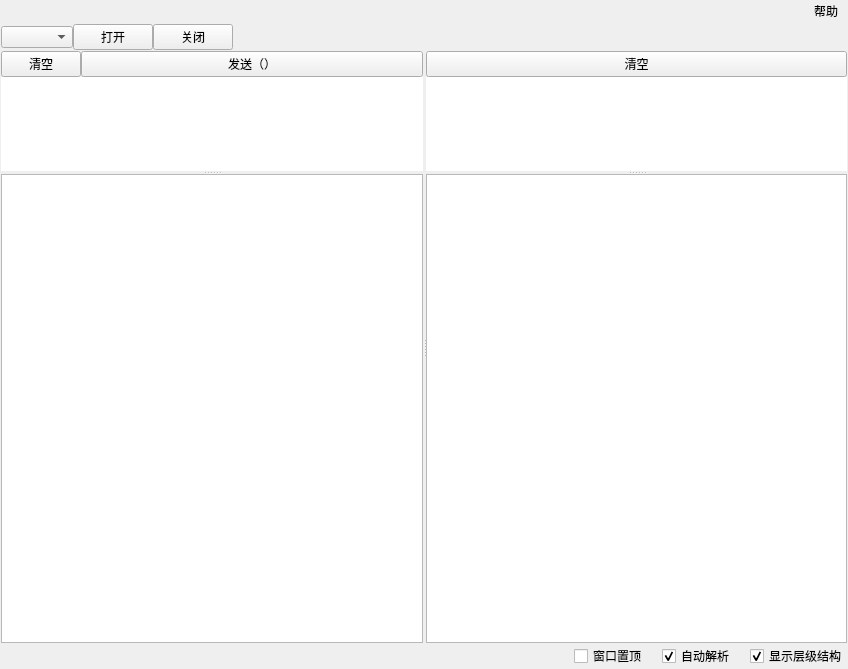
<?xml version="1.0" encoding="UTF-8"?>
<ui version="4.0">
 <author>Kay</author>
 <class>SerialWindow</class>
 <widget class="QMainWindow" name="SerialWindow">
  <property name="windowModality">
   <enum>Qt::NonModal</enum>
  </property>
  <property name="geometry">
   <rect>
    <x>0</x>
    <y>0</y>
    <width>848</width>
    <height>669</height>
   </rect>
  </property>
  <property name="windowTitle">
   <string>698解析工具_V2.2(2016.12.00)</string>
  </property>
  <property name="windowIcon">
   <iconset resource="icon.qrc">
    <normaloff>:/698/698.ico</normaloff>
    <normalon>:/698/698.ico</normalon>
    <disabledoff>:/698/698.ico</disabledoff>
    <disabledon>:/698/698.ico</disabledon>
    <activeoff>:/698/698.ico</activeoff>
    <activeon>:/698/698.ico</activeon>
    <selectedoff>:/698/698.ico</selectedoff>
    <selectedon>:/698/698.ico</selectedon>:/698/698.ico</iconset>
  </property>
  <property name="toolButtonStyle">
   <enum>Qt::ToolButtonIconOnly</enum>
  </property>
  <property name="animated">
   <bool>true</bool>
  </property>
  <property name="tabShape">
   <enum>QTabWidget::Rounded</enum>
  </property>
  <property name="dockNestingEnabled">
   <bool>false</bool>
  </property>
  <widget class="QWidget" name="centralwidget">
   <layout class="QGridLayout" name="gridLayout" rowstretch="0" columnstretch="0">
    <property name="margin">
     <number>1</number>
    </property>
    <property name="spacing">
     <number>1</number>
    </property>
    <item row="0" column="0">
     <layout class="QVBoxLayout" name="verticalLayout_4">
      <item>
       <layout class="QHBoxLayout" name="horizontalLayout">
        <property name="spacing">
         <number>0</number>
        </property>
        <property name="sizeConstraint">
         <enum>QLayout::SetNoConstraint</enum>
        </property>
        <item>
         <widget class="QComboBox" name="com_list">
          <property name="sizePolicy">
           <sizepolicy hsizetype="Fixed" vsizetype="Fixed">
            <horstretch>0</horstretch>
            <verstretch>0</verstretch>
           </sizepolicy>
          </property>
         </widget>
        </item>
        <item>
         <widget class="QPushButton" name="open_button">
          <property name="text">
           <string>打开</string>
          </property>
         </widget>
        </item>
        <item>
         <widget class="QPushButton" name="close_button">
          <property name="text">
           <string>关闭</string>
          </property>
         </widget>
        </item>
        <item>
         <spacer name="horizontalSpacer_3">
          <property name="orientation">
           <enum>Qt::Horizontal</enum>
          </property>
          <property name="sizeType">
           <enum>QSizePolicy::Expanding</enum>
          </property>
          <property name="sizeHint" stdset="0">
           <size>
            <width>50</width>
            <height>20</height>
           </size>
          </property>
         </spacer>
        </item>
       </layout>
      </item>
      <item>
       <widget class="QSplitter" name="splitter_3">
        <property name="orientation">
         <enum>Qt::Horizontal</enum>
        </property>
        <property name="handleWidth">
         <number>3</number>
        </property>
        <widget class="QWidget" name="layoutWidget">
         <layout class="QVBoxLayout" name="verticalLayout">
          <property name="spacing">
           <number>0</number>
          </property>
          <property name="sizeConstraint">
           <enum>QLayout::SetNoConstraint</enum>
          </property>
          <item>
           <layout class="QHBoxLayout" name="horizontalLayout_3">
            <property name="spacing">
             <number>0</number>
            </property>
            <property name="sizeConstraint">
             <enum>QLayout::SetNoConstraint</enum>
            </property>
            <item>
             <widget class="QPushButton" name="send_clear_button">
              <property name="sizePolicy">
               <sizepolicy hsizetype="Fixed" vsizetype="Fixed">
                <horstretch>0</horstretch>
                <verstretch>0</verstretch>
               </sizepolicy>
              </property>
              <property name="text">
               <string>清空</string>
              </property>
             </widget>
            </item>
            <item>
             <widget class="QPushButton" name="send_button">
              <property name="text">
               <string>发送（）</string>
              </property>
             </widget>
            </item>
           </layout>
          </item>
          <item>
           <widget class="QSplitter" name="splitter">
            <property name="orientation">
             <enum>Qt::Vertical</enum>
            </property>
            <property name="handleWidth">
             <number>3</number>
            </property>
            <widget class="QTextEdit" name="send_input_box">
             <property name="sizePolicy">
              <sizepolicy hsizetype="Expanding" vsizetype="Expanding">
               <horstretch>0</horstretch>
               <verstretch>1</verstretch>
              </sizepolicy>
             </property>
             <property name="acceptDrops">
              <bool>false</bool>
             </property>
             <property name="toolTip">
              <string/>
             </property>
             <property name="statusTip">
              <string/>
             </property>
             <property name="whatsThis">
              <string/>
             </property>
             <property name="accessibleName">
              <string/>
             </property>
             <property name="accessibleDescription">
              <string/>
             </property>
             <property name="autoFillBackground">
              <bool>false</bool>
             </property>
             <property name="styleSheet">
              <string notr="true"/>
             </property>
             <property name="frameShape">
              <enum>QFrame::NoFrame</enum>
             </property>
             <property name="frameShadow">
              <enum>QFrame::Sunken</enum>
             </property>
             <property name="midLineWidth">
              <number>1</number>
             </property>
             <property name="verticalScrollBarPolicy">
              <enum>Qt::ScrollBarAsNeeded</enum>
             </property>
             <property name="documentTitle">
              <string/>
             </property>
             <property name="lineWrapMode">
              <enum>QTextEdit::WidgetWidth</enum>
             </property>
             <property name="html">
              <string>&lt;!DOCTYPE HTML PUBLIC &quot;-//W3C//DTD HTML 4.0//EN&quot; &quot;http://www.w3.org/TR/REC-html40/strict.dtd&quot;&gt;
&lt;html&gt;&lt;head&gt;&lt;meta name=&quot;qrichtext&quot; content=&quot;1&quot; /&gt;&lt;style type=&quot;text/css&quot;&gt;
p, li { white-space: pre-wrap; }
&lt;/style&gt;&lt;/head&gt;&lt;body style=&quot; font-family:'SimSun'; font-size:9pt; font-weight:400; font-style:normal;&quot;&gt;
&lt;p style=&quot; margin-top:12px; margin-bottom:12px; margin-left:0px; margin-right:0px; -qt-block-indent:0; text-indent:0px;&quot;&gt;&lt;br /&gt;&lt;/p&gt;&lt;/body&gt;&lt;/html&gt;</string>
             </property>
             <property name="overwriteMode">
              <bool>false</bool>
             </property>
             <property name="acceptRichText">
              <bool>true</bool>
             </property>
             <property name="textInteractionFlags">
              <set>Qt::TextEditorInteraction</set>
             </property>
            </widget>
            <widget class="QTextEdit" name="send_output_box">
             <property name="enabled">
              <bool>true</bool>
             </property>
             <property name="sizePolicy">
              <sizepolicy hsizetype="Expanding" vsizetype="Expanding">
               <horstretch>0</horstretch>
               <verstretch>5</verstretch>
              </sizepolicy>
             </property>
             <property name="cursor" stdset="0">
              <cursorShape>ArrowCursor</cursorShape>
             </property>
             <property name="acceptDrops">
              <bool>false</bool>
             </property>
             <property name="layoutDirection">
              <enum>Qt::LeftToRight</enum>
             </property>
             <property name="autoFillBackground">
              <bool>false</bool>
             </property>
             <property name="html">
              <string>&lt;!DOCTYPE HTML PUBLIC &quot;-//W3C//DTD HTML 4.0//EN&quot; &quot;http://www.w3.org/TR/REC-html40/strict.dtd&quot;&gt;
&lt;html&gt;&lt;head&gt;&lt;meta name=&quot;qrichtext&quot; content=&quot;1&quot; /&gt;&lt;style type=&quot;text/css&quot;&gt;
p, li { white-space: pre-wrap; }
&lt;/style&gt;&lt;/head&gt;&lt;body style=&quot; font-family:'SimSun'; font-size:9pt; font-weight:400; font-style:normal;&quot;&gt;
&lt;p style=&quot;-qt-paragraph-type:empty; margin-top:12px; margin-bottom:12px; margin-left:0px; margin-right:0px; -qt-block-indent:0; text-indent:0px;&quot;&gt;&lt;br /&gt;&lt;/p&gt;&lt;/body&gt;&lt;/html&gt;</string>
             </property>
            </widget>
           </widget>
          </item>
         </layout>
        </widget>
        <widget class="QWidget" name="layoutWidget">
         <layout class="QVBoxLayout" name="verticalLayout_3">
          <property name="spacing">
           <number>0</number>
          </property>
          <property name="sizeConstraint">
           <enum>QLayout::SetNoConstraint</enum>
          </property>
          <item>
           <layout class="QHBoxLayout" name="horizontalLayout_5">
            <property name="spacing">
             <number>0</number>
            </property>
            <property name="sizeConstraint">
             <enum>QLayout::SetNoConstraint</enum>
            </property>
            <item>
             <widget class="QPushButton" name="receive_clear_button">
              <property name="sizePolicy">
               <sizepolicy hsizetype="Expanding" vsizetype="Fixed">
                <horstretch>0</horstretch>
                <verstretch>0</verstretch>
               </sizepolicy>
              </property>
              <property name="text">
               <string>清空</string>
              </property>
             </widget>
            </item>
           </layout>
          </item>
          <item>
           <widget class="QSplitter" name="splitter_2">
            <property name="orientation">
             <enum>Qt::Vertical</enum>
            </property>
            <property name="handleWidth">
             <number>3</number>
            </property>
            <widget class="QTextEdit" name="receive_input_box">
             <property name="sizePolicy">
              <sizepolicy hsizetype="Expanding" vsizetype="Expanding">
               <horstretch>0</horstretch>
               <verstretch>1</verstretch>
              </sizepolicy>
             </property>
             <property name="acceptDrops">
              <bool>false</bool>
             </property>
             <property name="toolTip">
              <string/>
             </property>
             <property name="statusTip">
              <string/>
             </property>
             <property name="whatsThis">
              <string/>
             </property>
             <property name="accessibleName">
              <string/>
             </property>
             <property name="accessibleDescription">
              <string/>
             </property>
             <property name="autoFillBackground">
              <bool>false</bool>
             </property>
             <property name="styleSheet">
              <string notr="true"/>
             </property>
             <property name="frameShape">
              <enum>QFrame::NoFrame</enum>
             </property>
             <property name="frameShadow">
              <enum>QFrame::Sunken</enum>
             </property>
             <property name="midLineWidth">
              <number>1</number>
             </property>
             <property name="verticalScrollBarPolicy">
              <enum>Qt::ScrollBarAsNeeded</enum>
             </property>
             <property name="documentTitle">
              <string/>
             </property>
             <property name="lineWrapMode">
              <enum>QTextEdit::WidgetWidth</enum>
             </property>
             <property name="html">
              <string>&lt;!DOCTYPE HTML PUBLIC &quot;-//W3C//DTD HTML 4.0//EN&quot; &quot;http://www.w3.org/TR/REC-html40/strict.dtd&quot;&gt;
&lt;html&gt;&lt;head&gt;&lt;meta name=&quot;qrichtext&quot; content=&quot;1&quot; /&gt;&lt;style type=&quot;text/css&quot;&gt;
p, li { white-space: pre-wrap; }
&lt;/style&gt;&lt;/head&gt;&lt;body style=&quot; font-family:'SimSun'; font-size:9pt; font-weight:400; font-style:normal;&quot;&gt;
&lt;p style=&quot; margin-top:12px; margin-bottom:12px; margin-left:0px; margin-right:0px; -qt-block-indent:0; text-indent:0px;&quot;&gt;&lt;br /&gt;&lt;/p&gt;&lt;/body&gt;&lt;/html&gt;</string>
             </property>
             <property name="overwriteMode">
              <bool>false</bool>
             </property>
             <property name="acceptRichText">
              <bool>true</bool>
             </property>
             <property name="textInteractionFlags">
              <set>Qt::TextEditorInteraction</set>
             </property>
            </widget>
            <widget class="QTextEdit" name="receive_output_box">
             <property name="enabled">
              <bool>true</bool>
             </property>
             <property name="sizePolicy">
              <sizepolicy hsizetype="Expanding" vsizetype="Expanding">
               <horstretch>0</horstretch>
               <verstretch>5</verstretch>
              </sizepolicy>
             </property>
             <property name="cursor" stdset="0">
              <cursorShape>ArrowCursor</cursorShape>
             </property>
             <property name="acceptDrops">
              <bool>false</bool>
             </property>
             <property name="layoutDirection">
              <enum>Qt::LeftToRight</enum>
             </property>
             <property name="autoFillBackground">
              <bool>false</bool>
             </property>
             <property name="html">
              <string>&lt;!DOCTYPE HTML PUBLIC &quot;-//W3C//DTD HTML 4.0//EN&quot; &quot;http://www.w3.org/TR/REC-html40/strict.dtd&quot;&gt;
&lt;html&gt;&lt;head&gt;&lt;meta name=&quot;qrichtext&quot; content=&quot;1&quot; /&gt;&lt;style type=&quot;text/css&quot;&gt;
p, li { white-space: pre-wrap; }
&lt;/style&gt;&lt;/head&gt;&lt;body style=&quot; font-family:'SimSun'; font-size:9pt; font-weight:400; font-style:normal;&quot;&gt;
&lt;p style=&quot;-qt-paragraph-type:empty; margin-top:12px; margin-bottom:12px; margin-left:0px; margin-right:0px; -qt-block-indent:0; text-indent:0px;&quot;&gt;&lt;br /&gt;&lt;/p&gt;&lt;/body&gt;&lt;/html&gt;</string>
             </property>
            </widget>
           </widget>
          </item>
         </layout>
        </widget>
       </widget>
      </item>
      <item>
       <layout class="QHBoxLayout" name="horizontalLayout_2">
        <property name="spacing">
         <number>0</number>
        </property>
        <property name="sizeConstraint">
         <enum>QLayout::SetNoConstraint</enum>
        </property>
        <item>
         <spacer name="horizontalSpacer">
          <property name="orientation">
           <enum>Qt::Horizontal</enum>
          </property>
          <property name="sizeHint" stdset="0">
           <size>
            <width>40</width>
            <height>20</height>
           </size>
          </property>
         </spacer>
        </item>
        <item>
         <widget class="QCheckBox" name="always_top">
          <property name="text">
           <string>窗口置顶</string>
          </property>
         </widget>
        </item>
        <item>
         <spacer name="horizontalSpacer_4">
          <property name="orientation">
           <enum>Qt::Horizontal</enum>
          </property>
          <property name="sizeType">
           <enum>QSizePolicy::Fixed</enum>
          </property>
          <property name="sizeHint" stdset="0">
           <size>
            <width>15</width>
            <height>20</height>
           </size>
          </property>
         </spacer>
        </item>
        <item>
         <widget class="QCheckBox" name="auto_trans">
          <property name="text">
           <string>自动解析</string>
          </property>
          <property name="checked">
           <bool>true</bool>
          </property>
         </widget>
        </item>
        <item>
         <spacer name="horizontalSpacer_2">
          <property name="orientation">
           <enum>Qt::Horizontal</enum>
          </property>
          <property name="sizeType">
           <enum>QSizePolicy::Fixed</enum>
          </property>
          <property name="sizeHint" stdset="0">
           <size>
            <width>15</width>
            <height>20</height>
           </size>
          </property>
         </spacer>
        </item>
        <item>
         <widget class="QCheckBox" name="show_level">
          <property name="text">
           <string>显示层级结构</string>
          </property>
          <property name="checked">
           <bool>true</bool>
          </property>
         </widget>
        </item>
       </layout>
      </item>
     </layout>
    </item>
   </layout>
   <zorder></zorder>
  </widget>
  <widget class="QMenuBar" name="menubar">
   <property name="enabled">
    <bool>true</bool>
   </property>
   <property name="geometry">
    <rect>
     <x>0</x>
     <y>0</y>
     <width>848</width>
     <height>23</height>
    </rect>
   </property>
   <property name="sizePolicy">
    <sizepolicy hsizetype="Fixed" vsizetype="Fixed">
     <horstretch>0</horstretch>
     <verstretch>0</verstretch>
    </sizepolicy>
   </property>
   <property name="palette">
    <palette>
     <active>
      <colorrole role="WindowText">
       <brush brushstyle="SolidPattern">
        <color alpha="255">
         <red>0</red>
         <green>0</green>
         <blue>0</blue>
        </color>
       </brush>
      </colorrole>
      <colorrole role="Button">
       <brush brushstyle="SolidPattern">
        <color alpha="0">
         <red>240</red>
         <green>240</green>
         <blue>240</blue>
        </color>
       </brush>
      </colorrole>
      <colorrole role="Light">
       <brush brushstyle="SolidPattern">
        <color alpha="0">
         <red>255</red>
         <green>255</green>
         <blue>255</blue>
        </color>
       </brush>
      </colorrole>
      <colorrole role="Midlight">
       <brush brushstyle="SolidPattern">
        <color alpha="0">
         <red>247</red>
         <green>247</green>
         <blue>247</blue>
        </color>
       </brush>
      </colorrole>
      <colorrole role="Dark">
       <brush brushstyle="SolidPattern">
        <color alpha="0">
         <red>120</red>
         <green>120</green>
         <blue>120</blue>
        </color>
       </brush>
      </colorrole>
      <colorrole role="Mid">
       <brush brushstyle="SolidPattern">
        <color alpha="0">
         <red>160</red>
         <green>160</green>
         <blue>160</blue>
        </color>
       </brush>
      </colorrole>
      <colorrole role="Text">
       <brush brushstyle="SolidPattern">
        <color alpha="255">
         <red>0</red>
         <green>0</green>
         <blue>0</blue>
        </color>
       </brush>
      </colorrole>
      <colorrole role="BrightText">
       <brush brushstyle="SolidPattern">
        <color alpha="255">
         <red>255</red>
         <green>255</green>
         <blue>255</blue>
        </color>
       </brush>
      </colorrole>
      <colorrole role="ButtonText">
       <brush brushstyle="SolidPattern">
        <color alpha="255">
         <red>0</red>
         <green>0</green>
         <blue>0</blue>
        </color>
       </brush>
      </colorrole>
      <colorrole role="Base">
       <brush brushstyle="SolidPattern">
        <color alpha="255">
         <red>255</red>
         <green>255</green>
         <blue>255</blue>
        </color>
       </brush>
      </colorrole>
      <colorrole role="Window">
       <brush brushstyle="SolidPattern">
        <color alpha="0">
         <red>240</red>
         <green>240</green>
         <blue>240</blue>
        </color>
       </brush>
      </colorrole>
      <colorrole role="Shadow">
       <brush brushstyle="SolidPattern">
        <color alpha="255">
         <red>0</red>
         <green>0</green>
         <blue>0</blue>
        </color>
       </brush>
      </colorrole>
      <colorrole role="AlternateBase">
       <brush brushstyle="SolidPattern">
        <color alpha="127">
         <red>247</red>
         <green>247</green>
         <blue>247</blue>
        </color>
       </brush>
      </colorrole>
      <colorrole role="ToolTipBase">
       <brush brushstyle="SolidPattern">
        <color alpha="255">
         <red>255</red>
         <green>255</green>
         <blue>220</blue>
        </color>
       </brush>
      </colorrole>
      <colorrole role="ToolTipText">
       <brush brushstyle="SolidPattern">
        <color alpha="255">
         <red>0</red>
         <green>0</green>
         <blue>0</blue>
        </color>
       </brush>
      </colorrole>
     </active>
     <inactive>
      <colorrole role="WindowText">
       <brush brushstyle="SolidPattern">
        <color alpha="255">
         <red>0</red>
         <green>0</green>
         <blue>0</blue>
        </color>
       </brush>
      </colorrole>
      <colorrole role="Button">
       <brush brushstyle="SolidPattern">
        <color alpha="0">
         <red>240</red>
         <green>240</green>
         <blue>240</blue>
        </color>
       </brush>
      </colorrole>
      <colorrole role="Light">
       <brush brushstyle="SolidPattern">
        <color alpha="0">
         <red>255</red>
         <green>255</green>
         <blue>255</blue>
        </color>
       </brush>
      </colorrole>
      <colorrole role="Midlight">
       <brush brushstyle="SolidPattern">
        <color alpha="0">
         <red>247</red>
         <green>247</green>
         <blue>247</blue>
        </color>
       </brush>
      </colorrole>
      <colorrole role="Dark">
       <brush brushstyle="SolidPattern">
        <color alpha="0">
         <red>120</red>
         <green>120</green>
         <blue>120</blue>
        </color>
       </brush>
      </colorrole>
      <colorrole role="Mid">
       <brush brushstyle="SolidPattern">
        <color alpha="0">
         <red>160</red>
         <green>160</green>
         <blue>160</blue>
        </color>
       </brush>
      </colorrole>
      <colorrole role="Text">
       <brush brushstyle="SolidPattern">
        <color alpha="255">
         <red>0</red>
         <green>0</green>
         <blue>0</blue>
        </color>
       </brush>
      </colorrole>
      <colorrole role="BrightText">
       <brush brushstyle="SolidPattern">
        <color alpha="255">
         <red>255</red>
         <green>255</green>
         <blue>255</blue>
        </color>
       </brush>
      </colorrole>
      <colorrole role="ButtonText">
       <brush brushstyle="SolidPattern">
        <color alpha="255">
         <red>0</red>
         <green>0</green>
         <blue>0</blue>
        </color>
       </brush>
      </colorrole>
      <colorrole role="Base">
       <brush brushstyle="SolidPattern">
        <color alpha="255">
         <red>255</red>
         <green>255</green>
         <blue>255</blue>
        </color>
       </brush>
      </colorrole>
      <colorrole role="Window">
       <brush brushstyle="SolidPattern">
        <color alpha="0">
         <red>240</red>
         <green>240</green>
         <blue>240</blue>
        </color>
       </brush>
      </colorrole>
      <colorrole role="Shadow">
       <brush brushstyle="SolidPattern">
        <color alpha="255">
         <red>0</red>
         <green>0</green>
         <blue>0</blue>
        </color>
       </brush>
      </colorrole>
      <colorrole role="AlternateBase">
       <brush brushstyle="SolidPattern">
        <color alpha="127">
         <red>247</red>
         <green>247</green>
         <blue>247</blue>
        </color>
       </brush>
      </colorrole>
      <colorrole role="ToolTipBase">
       <brush brushstyle="SolidPattern">
        <color alpha="255">
         <red>255</red>
         <green>255</green>
         <blue>220</blue>
        </color>
       </brush>
      </colorrole>
      <colorrole role="ToolTipText">
       <brush brushstyle="SolidPattern">
        <color alpha="255">
         <red>0</red>
         <green>0</green>
         <blue>0</blue>
        </color>
       </brush>
      </colorrole>
     </inactive>
     <disabled>
      <colorrole role="WindowText">
       <brush brushstyle="SolidPattern">
        <color alpha="0">
         <red>120</red>
         <green>120</green>
         <blue>120</blue>
        </color>
       </brush>
      </colorrole>
      <colorrole role="Button">
       <brush brushstyle="SolidPattern">
        <color alpha="0">
         <red>240</red>
         <green>240</green>
         <blue>240</blue>
        </color>
       </brush>
      </colorrole>
      <colorrole role="Light">
       <brush brushstyle="SolidPattern">
        <color alpha="0">
         <red>255</red>
         <green>255</green>
         <blue>255</blue>
        </color>
       </brush>
      </colorrole>
      <colorrole role="Midlight">
       <brush brushstyle="SolidPattern">
        <color alpha="0">
         <red>247</red>
         <green>247</green>
         <blue>247</blue>
        </color>
       </brush>
      </colorrole>
      <colorrole role="Dark">
       <brush brushstyle="SolidPattern">
        <color alpha="0">
         <red>120</red>
         <green>120</green>
         <blue>120</blue>
        </color>
       </brush>
      </colorrole>
      <colorrole role="Mid">
       <brush brushstyle="SolidPattern">
        <color alpha="0">
         <red>160</red>
         <green>160</green>
         <blue>160</blue>
        </color>
       </brush>
      </colorrole>
      <colorrole role="Text">
       <brush brushstyle="SolidPattern">
        <color alpha="0">
         <red>120</red>
         <green>120</green>
         <blue>120</blue>
        </color>
       </brush>
      </colorrole>
      <colorrole role="BrightText">
       <brush brushstyle="SolidPattern">
        <color alpha="255">
         <red>255</red>
         <green>255</green>
         <blue>255</blue>
        </color>
       </brush>
      </colorrole>
      <colorrole role="ButtonText">
       <brush brushstyle="SolidPattern">
        <color alpha="0">
         <red>120</red>
         <green>120</green>
         <blue>120</blue>
        </color>
       </brush>
      </colorrole>
      <colorrole role="Base">
       <brush brushstyle="SolidPattern">
        <color alpha="0">
         <red>240</red>
         <green>240</green>
         <blue>240</blue>
        </color>
       </brush>
      </colorrole>
      <colorrole role="Window">
       <brush brushstyle="SolidPattern">
        <color alpha="0">
         <red>240</red>
         <green>240</green>
         <blue>240</blue>
        </color>
       </brush>
      </colorrole>
      <colorrole role="Shadow">
       <brush brushstyle="SolidPattern">
        <color alpha="255">
         <red>0</red>
         <green>0</green>
         <blue>0</blue>
        </color>
       </brush>
      </colorrole>
      <colorrole role="AlternateBase">
       <brush brushstyle="SolidPattern">
        <color alpha="0">
         <red>240</red>
         <green>240</green>
         <blue>240</blue>
        </color>
       </brush>
      </colorrole>
      <colorrole role="ToolTipBase">
       <brush brushstyle="SolidPattern">
        <color alpha="255">
         <red>255</red>
         <green>255</green>
         <blue>220</blue>
        </color>
       </brush>
      </colorrole>
      <colorrole role="ToolTipText">
       <brush brushstyle="SolidPattern">
        <color alpha="255">
         <red>0</red>
         <green>0</green>
         <blue>0</blue>
        </color>
       </brush>
      </colorrole>
     </disabled>
    </palette>
   </property>
   <property name="layoutDirection">
    <enum>Qt::RightToLeft</enum>
   </property>
   <property name="autoFillBackground">
    <bool>false</bool>
   </property>
   <property name="defaultUp">
    <bool>false</bool>
   </property>
   <property name="nativeMenuBar">
    <bool>false</bool>
   </property>
   <widget class="QMenu" name="menu">
    <property name="title">
     <string>帮助</string>
    </property>
    <addaction name="about"/>
   </widget>
   <addaction name="menu"/>
  </widget>
  <action name="about">
   <property name="text">
    <string>关于</string>
   </property>
   <property name="shortcutContext">
    <enum>Qt::WindowShortcut</enum>
   </property>
  </action>
 </widget>
 <tabstops>
  <tabstop>send_input_box</tabstop>
  <tabstop>send_button</tabstop>
  <tabstop>send_clear_button</tabstop>
  <tabstop>com_list</tabstop>
  <tabstop>send_output_box</tabstop>
  <tabstop>always_top</tabstop>
  <tabstop>show_level</tabstop>
  <tabstop>open_button</tabstop>
 </tabstops>
 <resources>
  <include location="icon.qrc"/>
 </resources>
 <connections>
  <connection>
   <sender>send_clear_button</sender>
   <signal>clicked()</signal>
   <receiver>send_output_box</receiver>
   <slot>clear()</slot>
   <hints>
    <hint type="sourcelabel">
     <x>195</x>
     <y>146</y>
    </hint>
    <hint type="destinationlabel">
     <x>373</x>
     <y>441</y>
    </hint>
   </hints>
  </connection>
  <connection>
   <sender>send_clear_button</sender>
   <signal>clicked()</signal>
   <receiver>send_input_box</receiver>
   <slot>clear()</slot>
   <hints>
    <hint type="sourcelabel">
     <x>195</x>
     <y>146</y>
    </hint>
    <hint type="destinationlabel">
     <x>373</x>
     <y>221</y>
    </hint>
   </hints>
  </connection>
 </connections>
</ui>
